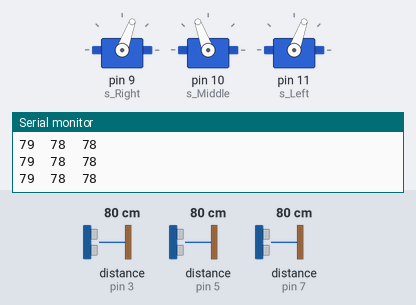
Bench run of a sketch on a simulated Arduino Uno, built with avr-gcc and run on an emulated ATmega328P. Parts: 3 × servo, the last lines printed to the serial monitor. Wiring (inferred from the names in the program): 3 × ultrasonic range finder: trigger pin 2, echo pin 3 / trigger pin 4, echo pin 5 / trigger pin 6, echo pin 7. Inputs (shaded band) come from the test bench; at power-on: distance to the obstacle (sensors on pin 3, pin 5, pin 7) 80 cm. The echo pulse lasts 58.3 µs per cm.

Above: at 3.2 s.
3.3 s: distance to the obstacle (sensor on pin 3) set to 2 cm
At 3.44 s:
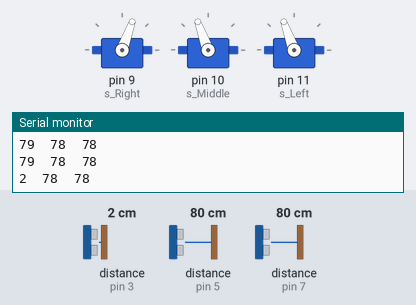
6.3 s: distance to the obstacle (sensor on pin 5) set to 18 cm
9.3 s: distance to the obstacle (sensor on pin 5) set to 120 cm
12.3 s: distance to the obstacle (sensor on pin 7) set to 60 cm
15.3 s: distance to the obstacle (sensor on pin 3) set to 18 cm
At 15.55 s:
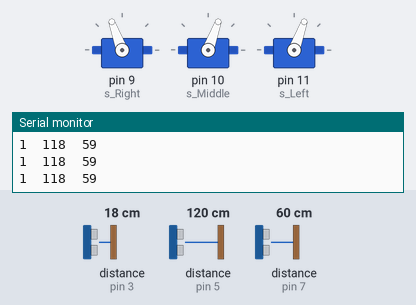
18.3 s: distance to the obstacle (sensor on pin 7) set to 2 cm
At 18.88 s:
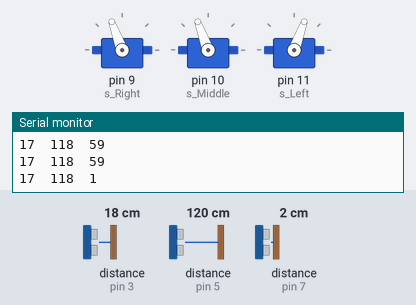
Timing chart, 0 to 22.3 s (numbered marks = the images above; inputs shaded):
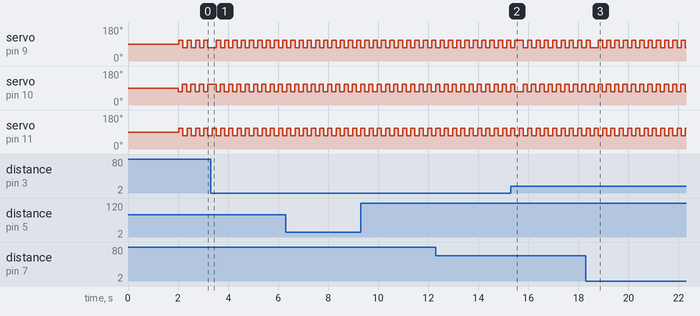

Measured:
- by itself, servo on pin 10 (s_Middle): alternates 110° for 0.17 s and 70° for 0.16 s
- by itself, servo on pin 11 (s_Left): alternates 110° for 0.16 s and 70° for 0.17 s

The sketch:

ROBOT_zooMORFICO.ino
```cpp
#include <Servo.h>

// Define the servos
Servo s_Right;
Servo s_Middle;
Servo s_Left;

// Define the ultrasonic sensor pins
int trigPin1 = 2;
int echoPin1 = 3;
int trigPin2 = 4;
int echoPin2 = 5;
int trigPin3 = 6;
int echoPin3 = 7;

void setup() {
  // Attach the servos to the appropriate pins
  s_Right.attach(9);
  s_Middle.attach(10);
  s_Left.attach(11);
  Serial.begin(9600);

  // Initialize the ultrasonic sensor pins
  pinMode(trigPin1, OUTPUT);
  pinMode(echoPin1, INPUT);
  pinMode(trigPin2, OUTPUT);
  pinMode(echoPin2, INPUT);
  pinMode(trigPin3, OUTPUT);
  pinMode(echoPin3, INPUT);

  Stop();
  delay(2000);
}

void loop() {
  // Get the distance from the ultrasonic sensors
  int distance1 = getDistance(trigPin1, echoPin1);
  int distance2 = getDistance(trigPin2, echoPin2);
  int distance3 = getDistance(trigPin3, echoPin3);

  Serial.print(distance1);
  Serial.print("\t");
  Serial.print(distance2);
  Serial.print("\t");
  Serial.println(distance3);

  // If an obstacle is detected in front, move left
  if (distance1 < 15) {
    moveLeft();
  }
  // If an obstacle is detected on the right, move forward
  else if (distance2 < 15) {
moveLeft();  }
  // If an obstacle is detected on the left, move right
  else if (distance3 < 15) {
    moveRight();
  }
  // If no obstacle is detected, move forward
  else {
    moveForward();
  }
}

int getDistance(int trigPin, int echoPin) {
  digitalWrite(trigPin, LOW);
  delayMicroseconds(2);
  digitalWrite(trigPin, HIGH);
  delayMicroseconds(10);
  digitalWrite(trigPin, LOW);
  int duration = pulseIn(echoPin, HIGH);
  int distance = duration * 0.034 / 2;
  return distance;
}

void moveLeft() {
  s_Middle.write(110);
  delay(10);
  s_Right.write(70);
  s_Left.write(110);
  delay(150);

  s_Middle.write(70);
  delay(10);
  s_Right.write(110);
  s_Left.write(70);
  delay(150);

}

void moveRight() { //verifcado

  s_Middle.write(70);
  delay(10);
  s_Right.write(70);
  s_Left.write(110);
  delay(150);

  s_Middle.write(110);
  delay(10);
  s_Right.write(110);
  s_Left.write(70);
  delay(150);


}


void moveForward() {

 s_Middle.write(70);
  delay(10);
  s_Right.write(110);
  s_Left.write(110);
  delay(150);

  s_Middle.write(110);
  delay(10);
  s_Right.write(70);
  s_Left.write(70);
  delay(150);


}

void moveBackward() {

 s_Middle.write(110);
  delay(10);
  s_Right.write(110);
  s_Left.write(110);
  delay(150);

  s_Middle.write(70);
  delay(10);
  s_Right.write(70);
  s_Left.write(70);
  delay(150);
}

//STOP
void Stop() {
s_Right.write(90);
s_Middle.write(90);
s_Left.write(90);
}
```
